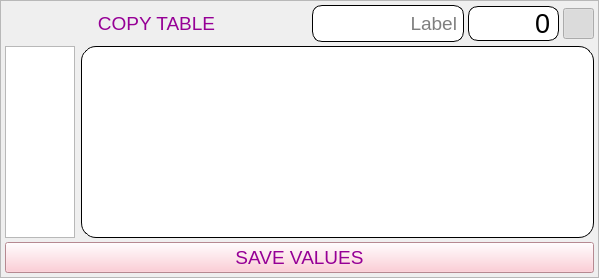
            <widget class="QFrame" name="copyTableFrame">
             <property name="styleSheet">
              <string notr="true">QFrame#copyTableFrame {border-color: pink}</string>
             </property>
             <property name="frameShape">
              <enum>QFrame::StyledPanel</enum>
             </property>
             <property name="frameShadow">
              <enum>QFrame::Raised</enum>
             </property>
             <layout class="QVBoxLayout" name="verticalLayout_8" stretch="1,0,1">
              <property name="spacing">
               <number>4</number>
              </property>
              <property name="leftMargin">
               <number>4</number>
              </property>
              <property name="topMargin">
               <number>4</number>
              </property>
              <property name="rightMargin">
               <number>4</number>
              </property>
              <property name="bottomMargin">
               <number>4</number>
              </property>
              <item>
               <layout class="QHBoxLayout" name="copyTableHeadingToggle">
                <item>
                 <layout class="QHBoxLayout" name="copyTableHeadingHLayout" stretch="4,2,1">
                  <property name="spacing">
                   <number>4</number>
                  </property>
                  <item>
                   <widget class="QLabel" name="copyTableHeading">
                    <property name="sizePolicy">
                     <sizepolicy hsizetype="Preferred" vsizetype="Fixed">
                      <horstretch>0</horstretch>
                      <verstretch>0</verstretch>
                     </sizepolicy>
                    </property>
                    <property name="minimumSize">
                     <size>
                      <width>0</width>
                      <height>31</height>
                     </size>
                    </property>
                    <property name="font">
                     <font>
                      <pointsize>14</pointsize>
                     </font>
                    </property>
                    <property name="styleSheet">
                     <string notr="true">border-color: pink;
color: rgb(150,0,150)</string>
                    </property>
                    <property name="text">
                     <string>COPY TABLE</string>
                    </property>
                    <property name="alignment">
                     <set>Qt::AlignCenter</set>
                    </property>
                    <property name="buddy">
                     <cstring>newValuesTableWidget</cstring>
                    </property>
                   </widget>
                  </item>
                  <item>
                   <widget class="QLineEdit" name="copyTableCystomName">
                    <property name="sizePolicy">
                     <sizepolicy hsizetype="Expanding" vsizetype="Fixed">
                      <horstretch>0</horstretch>
                      <verstretch>0</verstretch>
                     </sizepolicy>
                    </property>
                    <property name="minimumSize">
                     <size>
                      <width>91</width>
                      <height>37</height>
                     </size>
                    </property>
                    <property name="baseSize">
                     <size>
                      <width>0</width>
                      <height>37</height>
                     </size>
                    </property>
                    <property name="font">
                     <font>
                      <pointsize>14</pointsize>
                     </font>
                    </property>
                    <property name="styleSheet">
                     <string notr="true">QLineEdit {
  border-color:black;
  border-width: 1px;        
  border-style: solid;
  border-radius: 10px;
  background:white;
  margin:0px;
  padding-right:4px
}</string>
                    </property>
                    <property name="inputMethodHints">
                     <set>Qt::ImhDigitsOnly</set>
                    </property>
                    <property name="text">
                     <string notr="true"/>
                    </property>
                    <property name="maxLength">
                     <number>103</number>
                    </property>
                    <property name="alignment">
                     <set>Qt::AlignRight|Qt::AlignTrailing|Qt::AlignVCenter</set>
                    </property>
                    <property name="readOnly">
                     <bool>false</bool>
                    </property>
                    <property name="placeholderText">
                     <string>Label</string>
                    </property>
                   </widget>
                  </item>
                  <item>
                   <widget class="QLineEdit" name="copyTableCount">
                    <property name="sizePolicy">
                     <sizepolicy hsizetype="Expanding" vsizetype="Fixed">
                      <horstretch>0</horstretch>
                      <verstretch>0</verstretch>
                     </sizepolicy>
                    </property>
                    <property name="minimumSize">
                     <size>
                      <width>91</width>
                      <height>0</height>
                     </size>
                    </property>
                    <property name="baseSize">
                     <size>
                      <width>0</width>
                      <height>37</height>
                     </size>
                    </property>
                    <property name="font">
                     <font>
                      <pointsize>20</pointsize>
                     </font>
                    </property>
                    <property name="styleSheet">
                     <string notr="true">QLineEdit {
  border-color:black;
  border-width: 1px;        
  border-style: solid;
  border-radius: 10px;
  background:white;
  margin:0px;
  padding-right:4px
}</string>
                    </property>
                    <property name="inputMethodHints">
                     <set>Qt::ImhDigitsOnly</set>
                    </property>
                    <property name="text">
                     <string notr="true">0</string>
                    </property>
                    <property name="maxLength">
                     <number>100</number>
                    </property>
                    <property name="alignment">
                     <set>Qt::AlignRight|Qt::AlignTrailing|Qt::AlignVCenter</set>
                    </property>
                    <property name="readOnly">
                     <bool>true</bool>
                    </property>
                   </widget>
                  </item>
                 </layout>
                </item>
                <item>
                 <widget class="QPushButton" name="displayCopyTableButton">
                  <property name="sizePolicy">
                   <sizepolicy hsizetype="Fixed" vsizetype="Fixed">
                    <horstretch>0</horstretch>
                    <verstretch>0</verstretch>
                   </sizepolicy>
                  </property>
                  <property name="minimumSize">
                   <size>
                    <width>31</width>
                    <height>31</height>
                   </size>
                  </property>
                  <property name="maximumSize">
                   <size>
                    <width>31</width>
                    <height>31</height>
                   </size>
                  </property>
                  <property name="font">
                   <font>
                    <pointsize>14</pointsize>
                   </font>
                  </property>
                  <property name="styleSheet">
                   <string notr="true">border-color: pink;
color: rgb(150,0,150)
</string>
                  </property>
                  <property name="text">
                   <string/>
                  </property>
                  <property name="icon">
                   <iconset resource="resources.qrc">
                    <normaloff>:/icons/resources/icons/down_icon.png</normaloff>
                    <normalon>:/icons/resources/icons/up_icon.png</normalon>:/icons/resources/icons/down_icon.png</iconset>
                  </property>
                  <property name="iconSize">
                   <size>
                    <width>32</width>
                    <height>32</height>
                   </size>
                  </property>
                  <property name="checkable">
                   <bool>true</bool>
                  </property>
                  <property name="checked">
                   <bool>true</bool>
                  </property>
                 </widget>
                </item>
               </layout>
              </item>
              <item>
               <widget class="QWidget" name="copyWidget" native="true">
                <layout class="QHBoxLayout" name="copyTableHLayout" stretch="1,10">
                 <property name="leftMargin">
                  <number>0</number>
                 </property>
                 <property name="topMargin">
                  <number>0</number>
                 </property>
                 <property name="rightMargin">
                  <number>0</number>
                 </property>
                 <property name="bottomMargin">
                  <number>0</number>
                 </property>
                 <item>
                  <widget class="QTableWidget" name="copyTableIndexesTableWidget"/>
                 </item>
                 <item>
                  <widget class="QTableView" name="copyTableSelectedSongs">
                   <property name="minimumSize">
                    <size>
                     <width>0</width>
                     <height>170</height>
                    </size>
                   </property>
                   <property name="font">
                    <font>
                     <pointsize>10</pointsize>
                     <weight>50</weight>
                     <bold>false</bold>
                    </font>
                   </property>
                   <property name="styleSheet">
                    <string notr="true">QTableWidget QTableCornerButton::section {
  background-color:pink;
  border: none;
  /* border-right: 1px solid rgb(100, 100, 215);
  border-bottom: 1px solid rgb(100, 100, 215);
  border-top: 0px;
  border-left: 0px;*/
  border-top-left-radius: 15px
}

QHeaderView::section::horizontal {
  font-size:12pt;
  padding-bottom:6px;
  background-color: pink;
  border: none;
  /*border-right: 1px solid rgb(100, 100, 215);*/
  border-bottom: 1px solid rgb(100, 100, 215);
 }

QHeaderView::section::horizontal::last {
  border-right: 0px;
  border-top-right-radius: 15px
}

QHeaderView::section::horizontal::first {
  border-left: 0px;
  border-top-left-radius: 15px
}

QHeaderView::section::horizontal::only-one {
  background-color: transparent;
  border: none;
  border-left: 0px;
  border-top-left-radius: 15px;
  border-right: 0px;
  border-top-right-radius: 15px
}

QHeaderView::section::vertical {
  background-color:pink;
  border: none;
  border-right: 1px solid rgb(100, 100, 215);
  /*border-bottom: 1px solid lightgrey;*/
  padding-left: 9px;
 }

QHeaderView::section::vertical::last {
  border-bottom: 0px;
  border-bottom-left-radius: 15px
}

QHeaderView {
  border:0px;
  background-color: transparent;
  border-radius: 15px
}

QTableView {
  border-color:black;
  border-width: 1px;        
  border-style: solid;
  border-radius: 15px;
  background-color:white;
  alternate-background-color: lavenderblush;
  gridline-color:pink
}

QAbstractScrollArea::corner {
  background: transparent
}

QScrollBar {
  border: 1px solid black;
  background: white;
  border-radius: 12px;
  margin: 0px
}

QScrollBar::handle {
 border: 1px solid pink;
  background:pink;
  border-radius: 9px;
}

QScrollBar::sub-line, QScrollBar::add-line {
  background:transparent;
  subcontrol-origin:margin;
}

QScrollBar::left-arrow, QScrollBar::right-arrow,
QScrollBar::add-page, 
QScrollBar::sub-page {
  background:transparent
}

QScrollBar:horizontal {
  height:25px
}

QScrollBar:vertical {
  width: 25px
}

QScrollBar::sub-line:horizontal {
  width: 0px;
  subcontrol-position:left
}

QScrollBar::add-line:horizontal {
  width: 0px;
  subcontrol-position:right
}

QScrollBar::sub-line:vertical {
  height: 0px;
  subcontrol-position: top
}

QScrollBar::add-line:vertical {
  height: 0px;
  subcontrol-position: bottom
}</string>
                   </property>
                   <property name="alternatingRowColors">
                    <bool>true</bool>
                   </property>
                   <attribute name="horizontalHeaderStretchLastSection">
                    <bool>true</bool>
                   </attribute>
                   <attribute name="verticalHeaderCascadingSectionResizes">
                    <bool>true</bool>
                   </attribute>
                   <attribute name="verticalHeaderDefaultSectionSize">
                    <number>0</number>
                   </attribute>
                   <attribute name="verticalHeaderMinimumSectionSize">
                    <number>30</number>
                   </attribute>
                   <attribute name="verticalHeaderStretchLastSection">
                    <bool>true</bool>
                   </attribute>
                  </widget>
                 </item>
                </layout>
               </widget>
              </item>
              <item>
               <widget class="QPushButton" name="saveCopyValuesButton">
                <property name="sizePolicy">
                 <sizepolicy hsizetype="MinimumExpanding" vsizetype="MinimumExpanding">
                  <horstretch>0</horstretch>
                  <verstretch>0</verstretch>
                 </sizepolicy>
                </property>
                <property name="minimumSize">
                 <size>
                  <width>0</width>
                  <height>31</height>
                 </size>
                </property>
                <property name="font">
                 <font>
                  <pointsize>14</pointsize>
                  <stylestrategy>PreferAntialias</stylestrategy>
                 </font>
                </property>
                <property name="styleSheet">
                 <string notr="true">QPushButton {
border-color:rgb(150,0,150);
background: pink;
color:rgb(150,0,150);
}

:pressed {
  background: rgb(255, 160,180)
}
</string>
                </property>
                <property name="text">
                 <string>SAVE VALUES</string>
                </property>
                <property name="iconSize">
                 <size>
                  <width>16</width>
                  <height>23</height>
                 </size>
                </property>
               </widget>
              </item>
             </layout>
            </widget>
